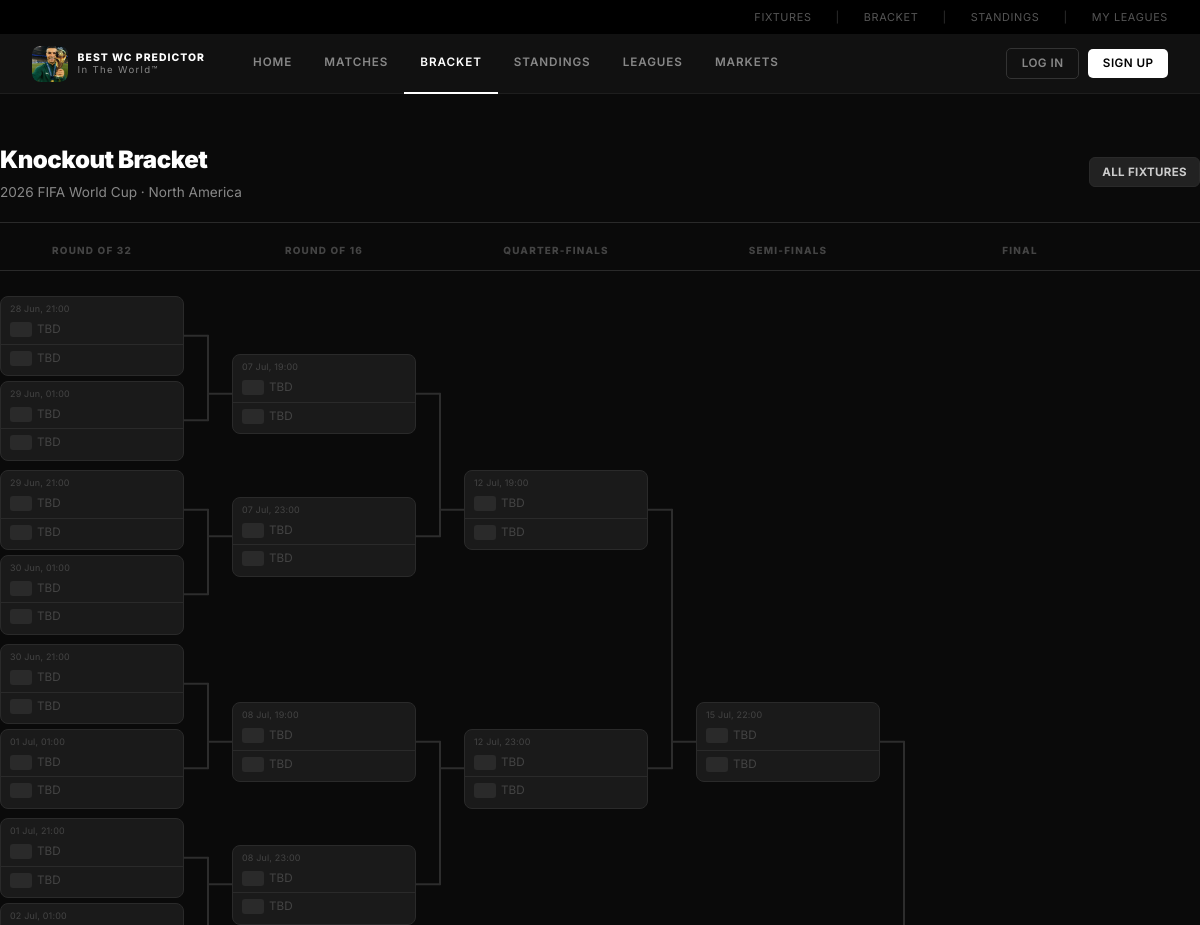
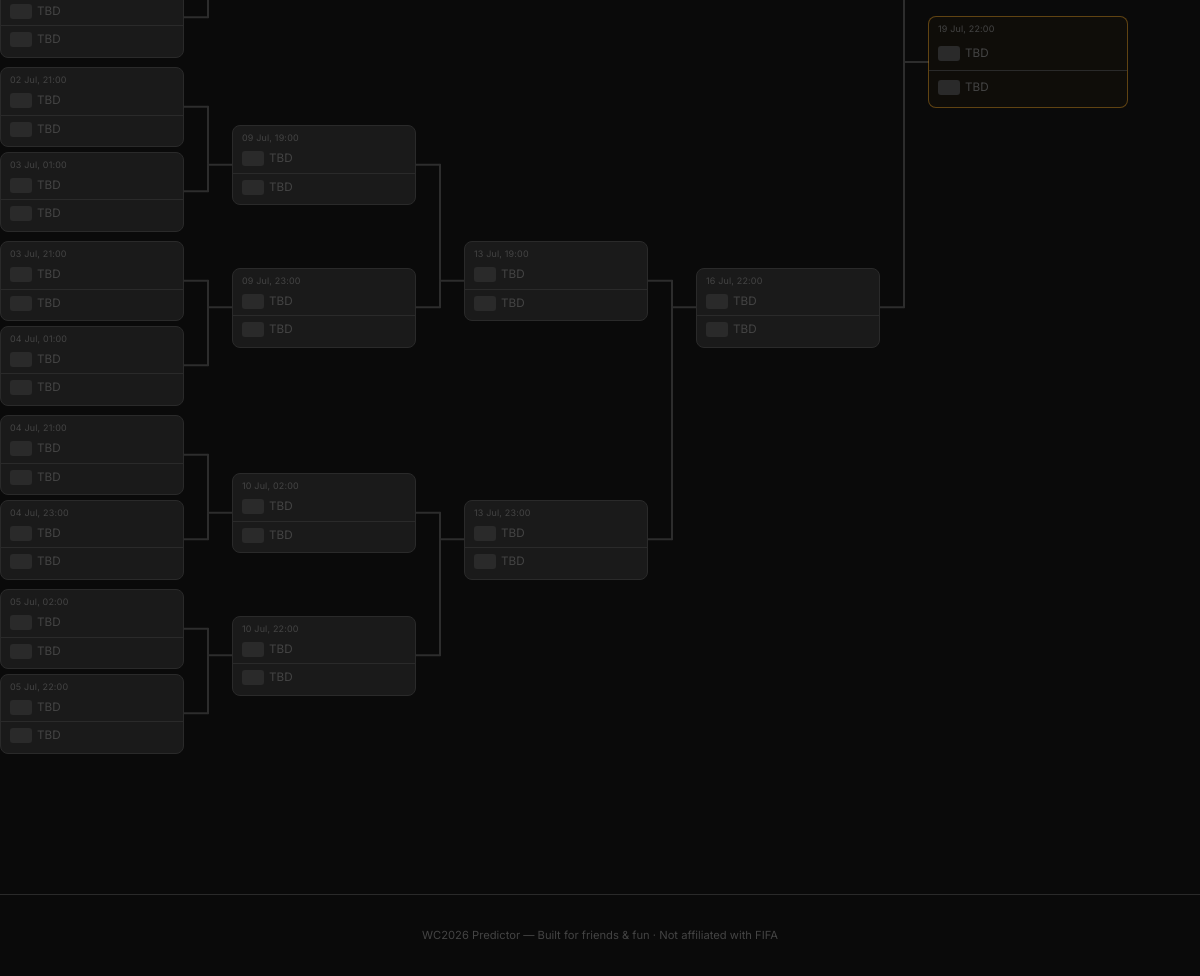
The page /knockout on the database its author committed (2 pictures, top to bottom).
### app/models.py (models this page shows, shortened)
class Match(Base):
    __tablename__ = "matches"
    id = Column(Integer, primary_key=True, index=True)
    match_number = Column(Integer, nullable=False, unique=True)
    home_team_id = Column(Integer, ForeignKey("teams.id"), nullable=True)
    away_team_id = Column(Integer, ForeignKey("teams.id"), nullable=True)
    home_team_tbd = Column(String(50), nullable=True)
    away_team_tbd = Column(String(50), nullable=True)
    group_letter = Column(String(1), nullable=True)
    round = Column(String(20), nullable=False)  # group/r32/r16/qf/sf/third/final
    match_date = Column(DateTime, nullable=False)
    venue = Column(String(100), nullable=False)
    home_score = Column(Integer, nullable=True)   # score after 90 min
    away_score = Column(Integer, nullable=True)
    winner_team_id = Column(Integer, ForeignKey("teams.id"), nullable=True)  # who advanced (for ET/pens)
    status = Column(String(20), default="scheduled")  # scheduled/live/finished
    home_team = relationship("Team", foreign_keys=[home_team_id], back_populates="home_matches")
    away_team = relationship("Team", foreign_keys=[away_team_id], back_populates="away_matches")
    winner_team = relationship("Team", foreign_keys=[winner_team_id])
    predictions = relationship("Prediction", back_populates="match", cascade="all, delete-orphan")
    goals = relationship("Goal", back_populates="match", cascade="all, delete-orphan", order_by="Goal.minute")

### app/routers/matches.py (the view)
@router.get("/knockout")
async def knockout_bracket(request: Request, db: Session = Depends(get_db)):
    user = auth.get_current_user(request, db)
    _ensure_ko_schedule(db)
    ko_matches = (
        db.query(models.Match)
        .filter(models.Match.round.in_(["r32", "r16", "qf", "sf", "final"]))
        .order_by(models.Match.match_number)
        .all()
    )
    rounds: dict[str, list] = {r: [] for r in ["r32", "r16", "qf", "sf", "final"]}
    for m in ko_matches:
        if m.round in rounds:
            rounds[m.round].append(m)
    for rnd, expected in ROUND_SIZES.items():
        while len(rounds[rnd]) < expected:
            rounds[rnd].append(None)
    def to_pairs(lst):
        pairs = []
        for i in range(0, len(lst), 2):
            pairs.append((lst[i], lst[i + 1] if i + 1 < len(lst) else None))
        return pairs
    bracket = {
        "r32":   to_pairs(rounds["r32"]),
        "r16":   to_pairs(rounds["r16"]),
        "qf":    to_pairs(rounds["qf"]),
        "sf":    to_pairs(rounds["sf"]),
        "final": rounds["final"][0] if rounds["final"] else None,
    }
    return templates.TemplateResponse(
        "matches/bracket.html",
        {
            "request": request,
            "user": user,
            "bracket": bracket,
            "now": datetime.utcnow(),
        },
    )

### app/templates/matches/bracket.html (shortened to what this page needs)
{% extends "base.html" %}
{% block content %}
{% macro render_match(m, is_final=false) %}
{% if m %}
{% set done = m.status == 'finished' %}
{% set live = m.status == 'live' %}
{% set hw = m.winner_team_id == m.home_team_id if (done and m.winner_team_id) else none %}
<div class="ko-match{% if done %} ko-match-done{% elif live %} ko-match-live{% endif %}{% if is_final %} ko-match-final{% endif %}">
  <div class="ko-match-date">
    {{ m.match_date.strftime('%d %b, %H:%M') }}
  </div>
  <div class="ko-team{% if done and hw == false %} ko-team-loser{% endif %}">
    {% if m.home_team %}
      <img src="{{ flag_url(m.home_team.code) }}" class="ko-flag" alt="{{ m.home_team.code }}">
      <span class="ko-name">{{ m.home_team.name }}</span>
    {% else %}
      <span class="ko-tbd-box"></span>
      <span class="ko-name ko-name-tbd">TBD</span>
    {% endif %}
  </div>
  <div class="ko-divider"></div>
  <div class="ko-team{% if done and hw == true %} ko-team-loser{% endif %}">
    {% if m.away_team %}
      <img src="{{ flag_url(m.away_team.code) }}" class="ko-flag" alt="{{ m.away_team.code }}">
      <span class="ko-name">{{ m.away_team.name }}</span>
    {% else %}
      <span class="ko-tbd-box"></span>
      <span class="ko-name ko-name-tbd">TBD</span>
    {% endif %}
  </div>
</div>
{% endif %}
{% endmacro %}
<div class="container ko-page">
  <div class="page-header" style="margin-bottom:1.25rem">
    <div style="display:flex;align-items:center;justify-content:space-between;flex-wrap:wrap;gap:.75rem">
      <div>
        <h1>Knockout Bracket</h1>
        <p class="page-header-sub">2026 FIFA World Cup · North America</p>
      </div>
      <a href="/fixtures" class="btn btn-secondary btn-sm">All Fixtures</a>
    </div>
  </div>
  <div class="ko-headers">
    <div class="ko-hdr">Round of 32</div>
    <div class="ko-hdr">Round of 16</div>
    <div class="ko-hdr">Quarter-finals</div>
    <div class="ko-hdr">Semi-finals</div>
    <div class="ko-hdr">Final</div>
  </div>
  <div class="ko-scroll">
    <div class="ko-wrapper" id="koWrapper">
      <svg id="ko-svg" aria-hidden="true"></svg>
      <div class="ko-bracket">
        <div class="ko-col" id="ko-r32">
          {% for ma, mb in bracket.r32 %}
          <div class="ko-pair" data-pair="{{ loop.index0 }}">
            {{ render_match(ma) }}
            {{ render_match(mb) }}
          </div>
          {% endfor %}
        </div>
        <div class="ko-col" id="ko-r16">
          {% for ma, mb in bracket.r16 %}
          <div class="ko-pair" data-pair="{{ loop.index0 }}">
            {{ render_match(ma) }}
            {{ render_match(mb) }}
          </div>
          {% endfor %}
        </div>
        <div class="ko-col" id="ko-qf">
          {% for ma, mb in bracket.qf %}
          <div class="ko-pair" data-pair="{{ loop.index0 }}">
            {{ render_match(ma) }}
            {{ render_match(mb) }}
          </div>
          {% endfor %}
        </div>
        <div class="ko-col" id="ko-sf">
          {% for ma, mb in bracket.sf %}
          <div class="ko-pair" data-pair="{{ loop.index0 }}">
            {{ render_match(ma) }}
            {{ render_match(mb) }}
          </div>
          {% endfor %}
        </div>
        <div class="ko-col ko-col-final" id="ko-final">
          {{ render_match(bracket.final, is_final=true) }}
        </div>
      </div>
    </div>
  </div>
</div>
{% endblock %}

### app/templates/base.html (shortened to what this page needs)
<!DOCTYPE html>
<html lang="en">
<head>
  <link rel="stylesheet" href="/static/css/style.css">
</head>
<body>
  <div class="topbar">
    <a href="/fixtures">Fixtures</a>
    <span class="topbar-sep">|</span>
    <a href="/knockout">Bracket</a>
    <span class="topbar-sep">|</span>
    <a href="/standings">Standings</a>
    <span class="topbar-sep">|</span>
    <a href="/leagues">My Leagues</a>
  </div>
  <nav class="navbar">
    <a href="/" class="navbar-brand">
      <div class="brand-icon" style="overflow:hidden;border-radius:8px;padding:0;background:none;border:none">
        <img src="/static/img/logo.jpg" alt="Logo" style="width:36px;height:36px;object-fit:cover;display:block;border-radius:8px">
      </div>
      <div class="brand-text">
        <div class="brand-title" style="font-size:.65rem">Best WC Predictor</div>
        <div class="brand-year">In The World™</div>
      </div>
    </a>
    <div class="nav-links">
      <a href="/" class="nav-link {% if request.url.path == '/' %}active{% endif %}">Home</a>
      <a href="/fixtures" class="nav-link {% if '/fixtures' in request.url.path %}active{% endif %}">Matches</a>
      <a href="/knockout" class="nav-link {% if '/knockout' in request.url.path %}active{% endif %}">Bracket</a>
      <a href="/standings" class="nav-link {% if '/standings' in request.url.path %}active{% endif %}">Standings</a>
      <a href="/leagues" class="nav-link {% if '/leagues' in request.url.path and '/leagues/' not in request.url.path %}active{% endif %}">Leagues</a>
      <a href="/markets" class="nav-link {% if '/markets' in request.url.path %}active{% endif %}">Markets</a>
    </div>
    <div class="nav-right">
      {% if user %}
        <a href="/profile/{{ user.username }}" class="avatar-chip" style="text-decoration:none">
          {{ avatar_html(user, "sm") | safe }}
          <span style="font-size:.78rem;font-weight:600;color:var(--text-1)">
            {{ user.display_name or user.username }}
            {% if user.is_superadmin %}<span class="superadmin-dot"></span>{% endif %}
          </span>
        </a>
        <form action="/logout" method="post" style="margin:0">
          <button type="submit" class="btn-nav btn-nav-outline">Logout</button>
        </form>
      {% else %}
        <a href="/login" class="btn-nav btn-nav-outline">Log In</a>
        <a href="/register" class="btn-nav btn-nav-primary">Sign Up</a>
      {% endif %}
    </div>
  </nav>
  <main>{% block content %}{% endblock %}</main>
  <footer>
    <p>WC2026 Predictor — Built for friends &amp; fun · Not affiliated with FIFA</p>
  </footer>
</body>
</html>

### app/static/css/style.css (style rules this page uses)
:root { --bg-0: #0a0a0a; --bg-1: #111111; --bg-2: #1a1a1a; --bg-3: #222222; --bg-4: #2a2a2a; --border: #2a2a2a; --border-2:#383838; --accent: #f0f0f0; --gold: #f5a623; --gold-2: #fbbf24; --red: #ef4444; --green: #22c55e; --blue: #4a9eff; --text-0: #ffffff; --text-1: #cccccc; --text-2: #888888; --text-3: #444444; --nav-h: 60px; --radius: 6px; --radius-lg: 10px; }
*, *::before, *::after { box-sizing: border-box; margin: 0; padding: 0; }
html { font-size: 16px; scroll-behavior: smooth; }
body { background: var(--bg-0); color: var(--text-0); font-family: "Inter", -apple-system, BlinkMacSystemFont, "Segoe UI", sans-serif; min-height: 100vh; line-height: 1.5; }
a { color: inherit; text-decoration: none; }
img { display: block; }
.topbar { height: 34px; background: #000; display: flex; align-items: center; justify-content: flex-end; gap: 1.5rem; padding: 0 2rem; font-size: .68rem; letter-spacing: .06em; text-transform: uppercase; color: #555; }
.topbar a { color: #555; transition: color .15s; }
.topbar-sep { color: #333; }
.navbar { height: var(--nav-h); background: #111; display: flex; align-items: center; padding: 0 2rem; border-bottom: 1px solid #1e1e1e; position: sticky; top: 0; z-index: 100; }
.navbar-brand { display: flex; align-items: center; gap: .6rem; margin-right: 2rem; flex-shrink: 0; }
.brand-icon { width: 36px; height: 36px; background: #222; border: 1px solid #333; border-radius: 8px; display: flex; align-items: center; justify-content: center; font-size: 1.25rem; }
.brand-text { line-height: 1.15; }
.brand-title { font-size: .82rem; font-weight: 800; letter-spacing: .1em; text-transform: uppercase; }
.brand-year { font-size: .6rem; color: var(--text-2); letter-spacing: .14em; }
.nav-links { display: flex; align-items: stretch; flex: 1; }
.nav-link { padding: 0 1rem; height: var(--nav-h); display: flex; align-items: center; font-size: .73rem; font-weight: 600; letter-spacing: .08em; text-transform: uppercase; color: var(--text-2); border-bottom: 2px solid transparent; transition: color .15s, border-color .15s; }
.nav-link.active { color: #fff; border-bottom-color: #fff; }
.nav-right { display: flex; align-items: center; gap: .6rem; margin-left: auto; }
.btn-nav { padding: .38rem .9rem; font-size: .73rem; font-weight: 600; letter-spacing: .04em; border-radius: 5px; cursor: pointer; border: none; transition: all .15s; text-transform: uppercase; }
.btn-nav-outline { background: transparent; border: 1px solid #333; color: var(--text-2); }
.btn-nav-primary { background: #fff; color: #000; }
.container { max-width: 1200px; margin: 0 auto; padding: 0 1.5rem; }
.btn { display: inline-flex; align-items: center; justify-content: center; gap: .4rem; padding: .6rem 1.25rem; font-size: .82rem; font-weight: 700; border-radius: 6px; border: none; cursor: pointer; transition: all .15s; text-decoration: none; letter-spacing: .03em; white-space: nowrap; text-transform: uppercase; }
.btn-secondary { background: var(--bg-3); color: var(--text-1); border: 1px solid var(--border); }
.btn-sm { padding: .32rem .75rem; font-size: .72rem; }
.page-header { padding: 1.5rem 0 1.25rem; border-bottom: 1px solid var(--border); margin-bottom: 2rem; }
.page-header h1 { font-size: 1.5rem; font-weight: 900; letter-spacing: -.02em; }
.page-header-sub { font-size: .85rem; color: var(--text-2); margin-top: .25rem; }
footer { margin-top: 4rem; padding: 2rem; border-top: 1px solid var(--border); text-align: center; font-size: .7rem; color: var(--text-3); }

### rows shown on the page
Match: match_date "28 Jun, 21:00"
Match: match_date "29 Jun, 01:00"
Match: match_date "29 Jun, 21:00"
Match: match_date "30 Jun, 01:00"
Match: match_date "30 Jun, 21:00"
Match: match_date "01 Jul, 01:00"
Match: match_date "01 Jul, 21:00"
Match: match_date "02 Jul, 01:00"
Match: match_date "02 Jul, 21:00"
Match: match_date "03 Jul, 01:00"
Match: match_date "03 Jul, 21:00"
Match: match_date "04 Jul, 01:00"
Match: match_date "04 Jul, 21:00"
Match: match_date "04 Jul, 23:00"
Match: match_date "05 Jul, 02:00"
Match: match_date "05 Jul, 22:00"
Match: match_date "07 Jul, 19:00"
Match: match_date "07 Jul, 23:00"
Match: match_date "08 Jul, 19:00"
Match: match_date "08 Jul, 23:00"
Match: match_date "09 Jul, 19:00"
Match: match_date "09 Jul, 23:00"
Match: match_date "10 Jul, 02:00"
Match: match_date "10 Jul, 22:00"
Match: match_date "12 Jul, 19:00"
Match: match_date "12 Jul, 23:00"
Match: match_date "13 Jul, 19:00"
Match: match_date "13 Jul, 23:00"
Match: match_date "15 Jul, 22:00"
Match: match_date "16 Jul, 22:00"
Match: match_date "19 Jul, 22:00"
